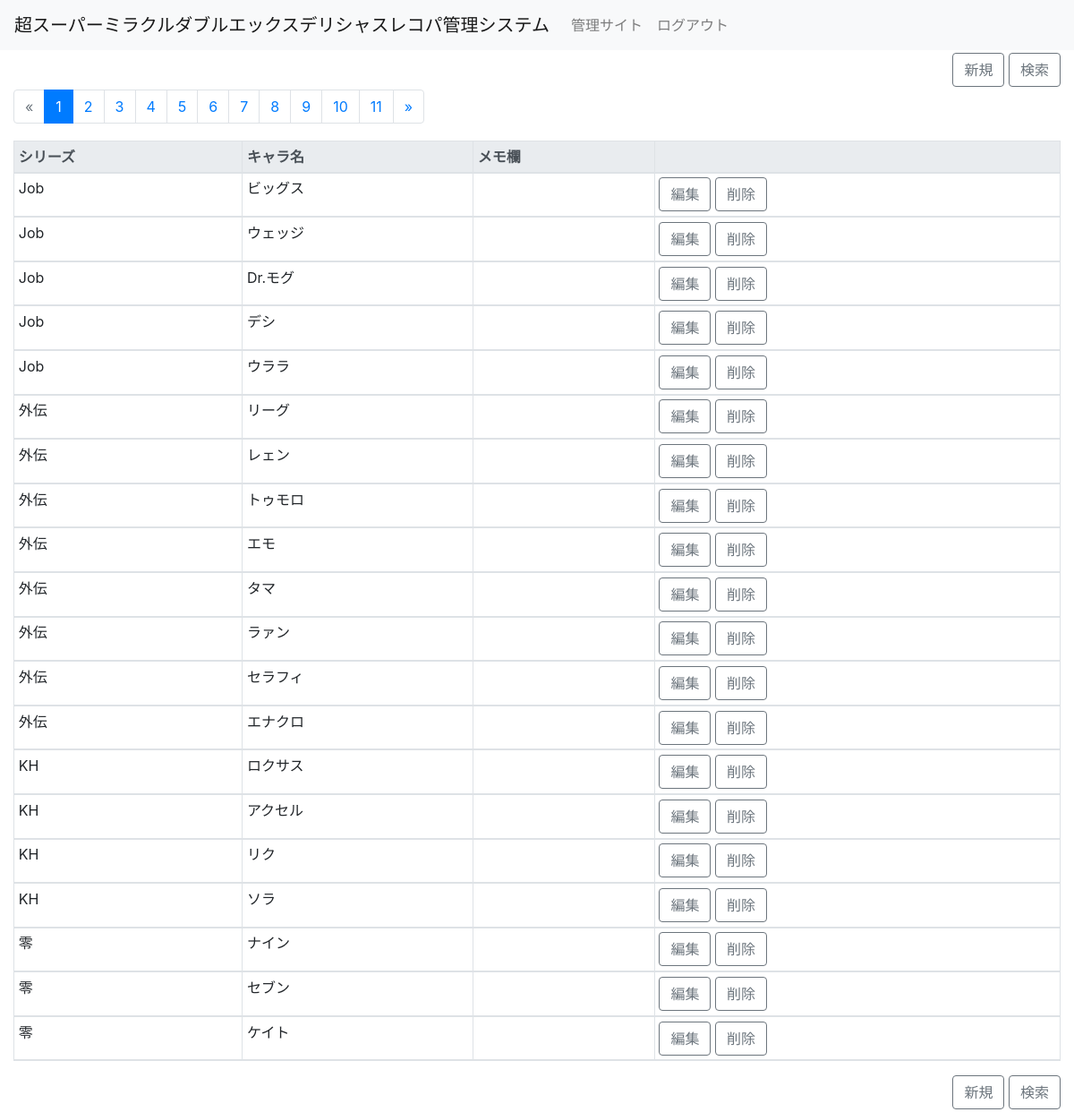
The app's page / (signed in) with its own data.
### app/models.py (models this page shows, shortened)
class Item(models.Model):
    SERIES_CHOICES = (
        (1, 'I'),
        (2, 'II'),
        (3, 'III'),
        (4, 'IV'),
        (5, 'V'),
        (6, 'VI'),
        (7, 'VII'),
        (8, 'VIII'),
        (9, 'IX'),
        (10, 'X'),
        (11, 'XI'),
        (12, 'XII'),
        (13, 'XIII'),
        (14, 'XIV'),
        (15, 'XV'),
        (16, 'T'),
        (17, '零'),
        (18, 'KH'),
        (19, '外伝'),
        (20, 'Job'),
    )
    name = models.CharField(verbose_name='名前', max_length=200,)
    memo = models.TextField(verbose_name='メモ欄', max_length=1000, blank=True, null=True,)
    sex = models.IntegerField(verbose_name='シリーズ', choices=SERIES_CHOICES, default=1,)
    created_at = models.DateTimeField(verbose_name='登録日', auto_now_add=True,)
    class Meta:
        verbose_name = 'アイテム'
        verbose_name_plural = 'アイテム'

### app/views.py (the view)
# urls.py: path('',  ItemFilterView.as_view(), name='index'),
class ItemFilterView(LoginRequiredMixin, FilterView):
    model = Item
    queryset = Item.objects.all().order_by('-created_at')
    filterset_class = ItemFilter
    strict = False
    paginate_by = 20
    def get(self, request, **kwargs):
        if request.GET:
            request.session['query'] = request.GET
        else:
            request.GET = request.GET.copy()
            if 'query' in request.session.keys():
                for key in request.session['query'].keys():
                    request.GET[key] = request.session['query'][key]
        return super().get(request, **kwargs)

### app/templatetags/item_extras.py (called while the page is built)
@register.simple_tag
def url_replace(request, field, value):
    dict_ = request.GET.copy()
    dict_[field] = value
    return dict_.urlencode()

### app/templates/app/item_filter.html (shortened to what this page needs)
{% extends "./_base.html" %}
{% block content %}
{% load crispy_forms_tags %}
<div class="container-fluid">{% comment %}「class="container-fluid"」で全体の幅が決まる{% endcomment %}
	<div class="row">
		<div class="col-12">
			<div class="float-right">
				<a class="btn btn-outline-secondary" href="{% url 'create' %}">新規</a>
				<a class="btn btn-outline-secondary" data-toggle="modal" data-target="#myModal" href="#">検索</a>
			</div>
		</div>
	</div>
	<div class="row" >
		<div class="col-12">
			{% include "./_pagination.html" %}
		</div>
	</div>
<table class='table table-striped table-bordered table-sm table-hover'>
<thead class="thead-light">
<th>シリーズ</th><th>キャラ名</th><th>メモ欄</th><th></th>
	{% for item in item_list %}
    <tr>
        <td>{{ item.get_sex_display }}</td>{% comment %}「get_sex_display」でモデルで記載した表示で表示できる{% endcomment %}
        <td>{{ item.name }}</td>
        <td>{{ item.memo | linebreaksbr }}</td>
		<td><a class="btn btn-outline-secondary " href="{% url 'update' item.pk %}">編集</a>
			<a class="btn btn-outline-secondary " href="{% url 'delete' item.pk %}">削除</a></td>
    </tr>
    {% endfor %}
</table>
	<div class="row" >
		<div class="col-12">
			<div class="float-right">
				<a class="btn btn-outline-secondary" href="{% url 'create' %}">新規</a>
				<a class="btn btn-outline-secondary" data-toggle="modal" data-target="#myModal" href="#">検索</a>
			</div>
		</div>
	</div>
{% endblock %}

### app/templates/app/_base.html (shortened to what this page needs)
{% load static %}
<!DOCTYPE html>
<html lang="ja">
<head>
    <link href="https://maxcdn.bootstrapcdn.com/bootstrap/4.0.0/css/bootstrap.min.css" rel="stylesheet"
>
    <link href="{% static "app/css/app.css" %}" rel="stylesheet">
</head>
<body>
    <nav class="navbar navbar-expand-lg navbar-light bg-light">
        <a class="navbar-brand" href="#">超スーパーミラクルダブルエックスデリシャスレコパ管理システム</a>
        <div class="collapse navbar-collapse" id="Navber">
            <ul class="navbar-nav mr-auto">
                <li class="nav-item">
                    <a class="nav-link" href="{% url 'admin:index'%}">管理サイト</a>
                </li>
                <li class="nav-item">
                    <a class="nav-link" href="{% url 'admin:logout'%}">ログアウト</a>
                </li>
            </ul>
        </div>
    </nav>
    {% block content %}
    {% endblock %}
</body>
</html>

### app/templates/app/_pagination.html (shortened to what this page needs)
{% load item_extras %}
<ul class="pagination">
    {% if page_obj.has_previous %}
        <li class="page-item pagination-prev">
            <a class="page-link" href="?{% url_replace request 'page' page_obj.previous_page_number %}">&laquo;</a>
        </li>
    {% else %}
        <li class="disabled page-item pagination-next">
            <span class="page-link">&laquo;</span>
        </li>
    {% endif %}
    {% for page in page_obj.paginator.page_range %}
        {% if page %}
            {% ifequal page page_obj.number %}
                <li class="active page-item">
                    <span class="page-link">{{ page }}
                    </span>
                </li>
            {% else %}
                <li class="page-item">
                    <a class="page-link" href="?{% url_replace request 'page' page %}">{{ page }}</a>
                </li>
            {% endifequal %}
        {% endif %}
    {% endfor %}
    {% if page_obj.has_next %}
        <li class="page-item pagination-next">
            <a class="page-link" href="?{% url_replace request 'page' page_obj.next_page_number %}">&raquo;</a>
        </li>
    {% else %}
        <li class="disabled page-item pagination-next">
            <span class="page-link ">&raquo;</span>
        </li>
    {% endif %}
</ul>

### app/static/app/css/app.css (style rules this page uses)
.row { margin-top:3px; margin-bottom:3px; }

### records on screen
Item: sex "Job", name "ビッグス"
Item: sex "Job", name "ウェッジ"
Item: sex "Job", name "Dr.モグ"
Item: sex "Job", name "デシ"
Item: sex "Job", name "ウララ"
Item: sex "外伝", name "リーグ"
Item: sex "外伝", name "レェン"
Item: sex "外伝", name "トゥモロ"
Item: sex "外伝", name "エモ"
Item: sex "外伝", name "タマ"
Item: sex "外伝", name "ラァン"
Item: sex "外伝", name "セラフィ"
Item: sex "外伝", name "エナクロ"
Item: sex "KH", name "ロクサス"
Item: sex "KH", name "アクセル"
Item: sex "KH", name "リク"
Item: sex "KH", name "ソラ"
Item: sex "零", name "ナイン"
Item: sex "零", name "セブン"
Item: sex "零", name "ケイト"

### other values on screen
{{ page }} "1"
{{ page }} "2" "3" "4" "5" "6" "7" "8" "9" "10" "11"
